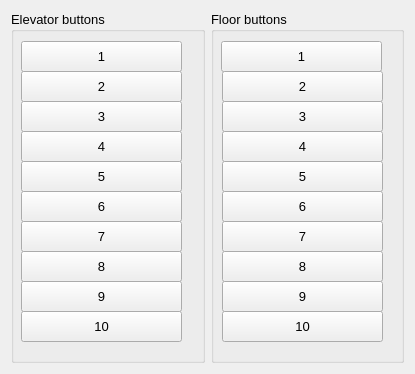
<?xml version="1.0" encoding="UTF-8"?>
<ui version="4.0">
 <class>MainWindow</class>
 <widget class="QMainWindow" name="MainWindow">
  <property name="geometry">
   <rect>
    <x>0</x>
    <y>0</y>
    <width>415</width>
    <height>374</height>
   </rect>
  </property>
  <property name="windowTitle">
   <string>Elevator</string>
  </property>
  <widget class="QWidget" name="centralWidget">
   <layout class="QHBoxLayout" name="horizontalLayout">
    <item>
     <widget class="QGroupBox" name="groupBox_2">
      <property name="font">
       <font>
        <pointsize>10</pointsize>
       </font>
      </property>
      <property name="title">
       <string>Elevator buttons</string>
      </property>
      <widget class="QPushButton" name="button_cabin_2">
       <property name="geometry">
        <rect>
         <x>10</x>
         <y>60</y>
         <width>161</width>
         <height>31</height>
        </rect>
       </property>
       <property name="text">
        <string>2</string>
       </property>
      </widget>
      <widget class="QPushButton" name="button_cabin_1">
       <property name="geometry">
        <rect>
         <x>10</x>
         <y>30</y>
         <width>161</width>
         <height>31</height>
        </rect>
       </property>
       <property name="text">
        <string>1</string>
       </property>
      </widget>
      <widget class="QPushButton" name="button_cabin_5">
       <property name="geometry">
        <rect>
         <x>10</x>
         <y>150</y>
         <width>161</width>
         <height>31</height>
        </rect>
       </property>
       <property name="text">
        <string>5</string>
       </property>
      </widget>
      <widget class="QPushButton" name="button_cabin_6">
       <property name="geometry">
        <rect>
         <x>10</x>
         <y>180</y>
         <width>161</width>
         <height>31</height>
        </rect>
       </property>
       <property name="text">
        <string>6</string>
       </property>
      </widget>
      <widget class="QPushButton" name="button_cabin_10">
       <property name="geometry">
        <rect>
         <x>10</x>
         <y>300</y>
         <width>161</width>
         <height>31</height>
        </rect>
       </property>
       <property name="text">
        <string>10</string>
       </property>
      </widget>
      <widget class="QPushButton" name="button_cabin_9">
       <property name="geometry">
        <rect>
         <x>10</x>
         <y>270</y>
         <width>161</width>
         <height>31</height>
        </rect>
       </property>
       <property name="text">
        <string>9</string>
       </property>
      </widget>
      <widget class="QPushButton" name="button_cabin_3">
       <property name="geometry">
        <rect>
         <x>10</x>
         <y>90</y>
         <width>161</width>
         <height>31</height>
        </rect>
       </property>
       <property name="text">
        <string>3</string>
       </property>
      </widget>
      <widget class="QPushButton" name="button_cabin_4">
       <property name="geometry">
        <rect>
         <x>10</x>
         <y>120</y>
         <width>161</width>
         <height>31</height>
        </rect>
       </property>
       <property name="text">
        <string>4</string>
       </property>
      </widget>
      <widget class="QPushButton" name="button_cabin_8">
       <property name="geometry">
        <rect>
         <x>10</x>
         <y>240</y>
         <width>161</width>
         <height>31</height>
        </rect>
       </property>
       <property name="text">
        <string>8</string>
       </property>
      </widget>
      <widget class="QPushButton" name="button_cabin_7">
       <property name="geometry">
        <rect>
         <x>10</x>
         <y>210</y>
         <width>161</width>
         <height>31</height>
        </rect>
       </property>
       <property name="text">
        <string>7</string>
       </property>
      </widget>
     </widget>
    </item>
    <item>
     <widget class="QGroupBox" name="groupBox_3">
      <property name="font">
       <font>
        <pointsize>10</pointsize>
       </font>
      </property>
      <property name="title">
       <string>Floor buttons</string>
      </property>
      <widget class="QPushButton" name="button_floor_1">
       <property name="geometry">
        <rect>
         <x>10</x>
         <y>30</y>
         <width>161</width>
         <height>31</height>
        </rect>
       </property>
       <property name="text">
        <string>1</string>
       </property>
      </widget>
      <widget class="QPushButton" name="button_floor_3">
       <property name="geometry">
        <rect>
         <x>11</x>
         <y>90</y>
         <width>161</width>
         <height>31</height>
        </rect>
       </property>
       <property name="text">
        <string>3</string>
       </property>
      </widget>
      <widget class="QPushButton" name="button_floor_2">
       <property name="geometry">
        <rect>
         <x>11</x>
         <y>60</y>
         <width>161</width>
         <height>31</height>
        </rect>
       </property>
       <property name="text">
        <string>2</string>
       </property>
      </widget>
      <widget class="QPushButton" name="button_floor_4">
       <property name="geometry">
        <rect>
         <x>11</x>
         <y>120</y>
         <width>161</width>
         <height>31</height>
        </rect>
       </property>
       <property name="text">
        <string>4</string>
       </property>
      </widget>
      <widget class="QPushButton" name="button_floor_5">
       <property name="geometry">
        <rect>
         <x>11</x>
         <y>150</y>
         <width>161</width>
         <height>31</height>
        </rect>
       </property>
       <property name="text">
        <string>5</string>
       </property>
      </widget>
      <widget class="QPushButton" name="button_floor_6">
       <property name="geometry">
        <rect>
         <x>11</x>
         <y>180</y>
         <width>161</width>
         <height>31</height>
        </rect>
       </property>
       <property name="text">
        <string>6</string>
       </property>
      </widget>
      <widget class="QPushButton" name="button_floor_7">
       <property name="geometry">
        <rect>
         <x>11</x>
         <y>210</y>
         <width>161</width>
         <height>31</height>
        </rect>
       </property>
       <property name="text">
        <string>7</string>
       </property>
      </widget>
      <widget class="QPushButton" name="button_floor_8">
       <property name="geometry">
        <rect>
         <x>11</x>
         <y>240</y>
         <width>161</width>
         <height>31</height>
        </rect>
       </property>
       <property name="text">
        <string>8</string>
       </property>
      </widget>
      <widget class="QPushButton" name="button_floor_10">
       <property name="geometry">
        <rect>
         <x>11</x>
         <y>300</y>
         <width>161</width>
         <height>31</height>
        </rect>
       </property>
       <property name="text">
        <string>10</string>
       </property>
      </widget>
      <widget class="QPushButton" name="button_floor_9">
       <property name="geometry">
        <rect>
         <x>11</x>
         <y>270</y>
         <width>161</width>
         <height>31</height>
        </rect>
       </property>
       <property name="text">
        <string>9</string>
       </property>
      </widget>
     </widget>
    </item>
   </layout>
  </widget>
 </widget>
 <layoutdefault spacing="6" margin="11"/>
 <resources/>
 <connections/>
</ui>
